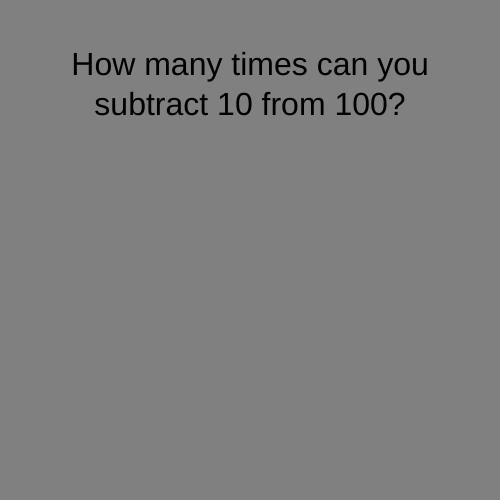
Frame 1 (no input)
Frame 60 (no input): identical to frame 1, image omitted
Frame 120 (the mouse pressed at the canvas centre since frame 60): identical to frame 1, image omitted

The p5.js sketch that drew this single still picture (run headless with seeded random() and noise() and a simulated clock; from frame 60 on, the mouse is pressed at the canvas centre):

// p5.js sketch
// ── sketch.js
timer = 0;
state = 0;

function setup() {
  createCanvas(500, 500);
  textSize(32);
  textAlign(CENTER);
  rectMode(CENTER);
}

function draw() {

  switch (state) {

    case 0:
      background('grey');
      text("How many times can you subtract 10 from 100?", height/2, width/2, 400, 400)
      timer++;
      if (timer > 5 * 60) {
        state = 1;
      }
      break;

    case 1:
      background('grey')
      text("Once. The next time you would be subtracting 10 from 90.", height/2, width/2, 400, 400);
      break;

  }
}
